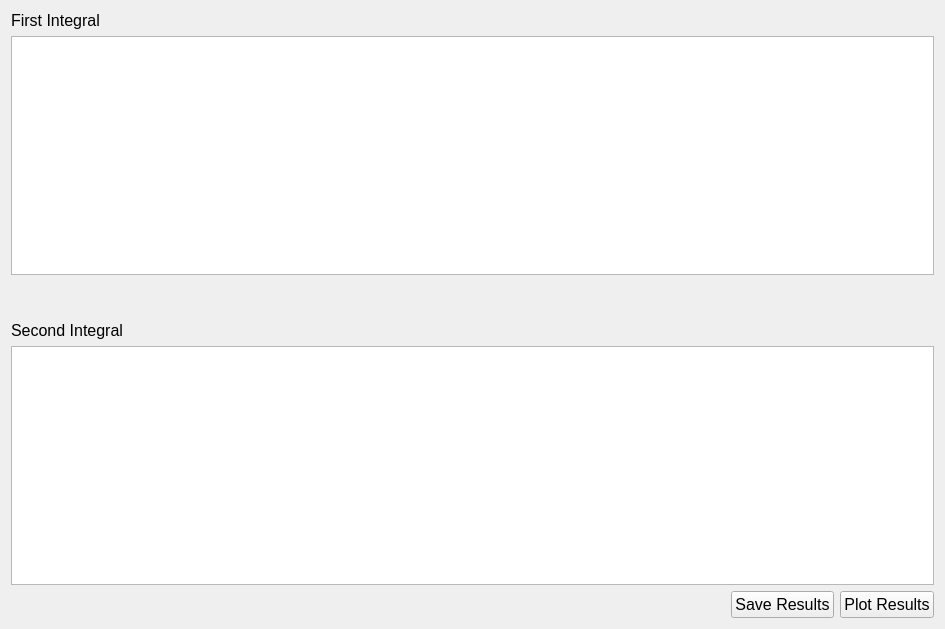
<?xml version="1.0" encoding="UTF-8"?>
<ui version="4.0">
 <class>ResultsWidget</class>
 <widget class="QWidget" name="ResultsWidget">
  <property name="geometry">
   <rect>
    <x>0</x>
    <y>0</y>
    <width>945</width>
    <height>629</height>
   </rect>
  </property>
  <property name="font">
   <font>
    <pointsize>12</pointsize>
   </font>
  </property>
  <property name="windowTitle">
   <string>Form</string>
  </property>
  <layout class="QGridLayout" name="gridLayout">
   <item row="2" column="0" colspan="3">
    <spacer name="verticalSpacer">
     <property name="orientation">
      <enum>Qt::Vertical</enum>
     </property>
     <property name="sizeType">
      <enum>QSizePolicy::Fixed</enum>
     </property>
     <property name="sizeHint" stdset="0">
      <size>
       <width>20</width>
       <height>40</height>
      </size>
     </property>
    </spacer>
   </item>
   <item row="4" column="0" colspan="3">
    <widget class="PlotWidget" name="gv_second_integral">
     <property name="backgroundBrush">
      <brush brushstyle="NoBrush">
       <color alpha="255">
        <red>255</red>
        <green>255</green>
        <blue>255</blue>
       </color>
      </brush>
     </property>
    </widget>
   </item>
   <item row="5" column="2">
    <widget class="QPushButton" name="pbt_plot_results">
     <property name="text">
      <string>Plot Results</string>
     </property>
    </widget>
   </item>
   <item row="5" column="0">
    <spacer name="horizontalSpacer">
     <property name="orientation">
      <enum>Qt::Horizontal</enum>
     </property>
     <property name="sizeHint" stdset="0">
      <size>
       <width>40</width>
       <height>20</height>
      </size>
     </property>
    </spacer>
   </item>
   <item row="3" column="0" colspan="3">
    <widget class="QLabel" name="label_2">
     <property name="text">
      <string>Second Integral</string>
     </property>
    </widget>
   </item>
   <item row="1" column="0" colspan="3">
    <widget class="PlotWidget" name="gv_first_integral">
     <property name="backgroundBrush">
      <brush brushstyle="NoBrush">
       <color alpha="255">
        <red>255</red>
        <green>255</green>
        <blue>255</blue>
       </color>
      </brush>
     </property>
    </widget>
   </item>
   <item row="0" column="0" colspan="3">
    <widget class="QLabel" name="label">
     <property name="text">
      <string>First Integral</string>
     </property>
    </widget>
   </item>
   <item row="5" column="1">
    <widget class="QPushButton" name="pbt_save_results">
     <property name="text">
      <string>Save Results</string>
     </property>
    </widget>
   </item>
  </layout>
 </widget>
 <customwidgets>
  <customwidget>
   <class>PlotWidget</class>
   <extends>QGraphicsView</extends>
   <header>pyqtgraph</header>
  </customwidget>
 </customwidgets>
 <resources/>
 <connections/>
</ui>
